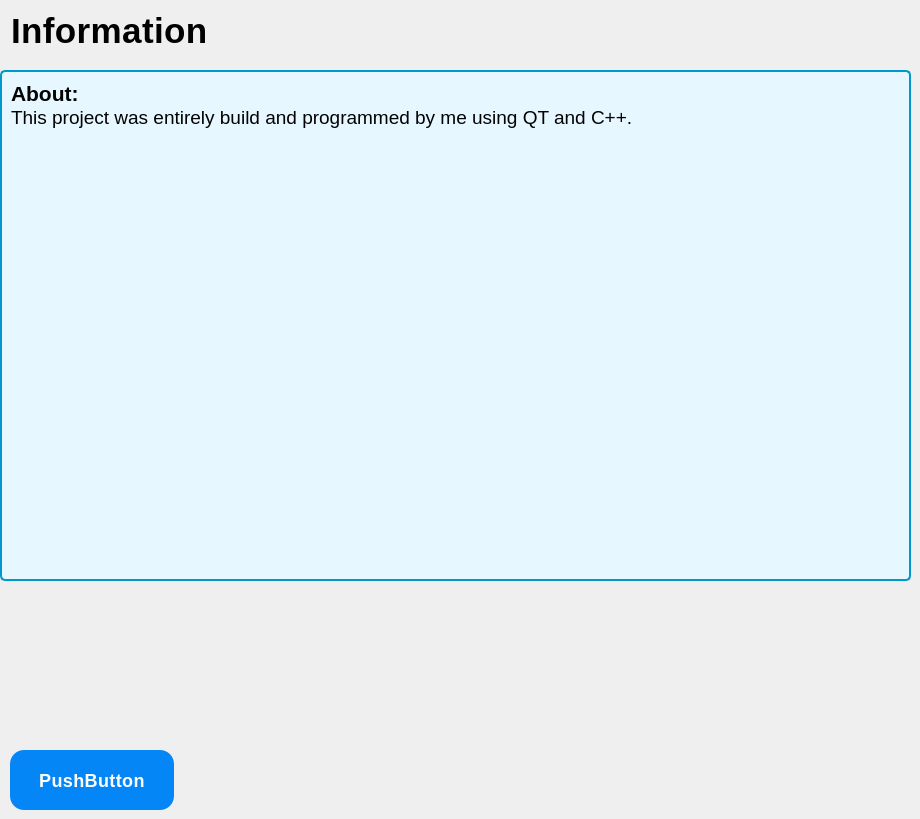
    <widget class="QWidget" name="page">
     <widget class="QPushButton" name="pushButton">
      <property name="geometry">
       <rect>
        <x>10</x>
        <y>750</y>
        <width>164</width>
        <height>60</height>
       </rect>
      </property>
      <property name="styleSheet">
       <string notr="true">QPushButton {
    background-color: #0586f7;  /* Royal blue with a hint of purple */
    color: white;
    font-family: &quot;San Francisco&quot;, &quot;Helvetica Neue&quot;, &quot;Segoe UI&quot;, &quot;Arial&quot;, sans-serif;
    font-size: 18px;
    font-weight: 600;
    padding: 10px 22px;
    border: none;
    border-radius: 14px;
    min-height: 40px;
    min-width: 120px;
    letter-spacing: 0.4px;
}

QPushButton:hover {
    background-color: #0267bf;  /* Slightly darker blue on hover */
    border: none;
}
QPushButton:pressed {
    background-color: #262f87;  /* Even deeper blue when pressed */
    border: none;
    padding-top: 11px;
    padding-bottom: 9px;
}

</string>
      </property>
      <property name="text">
       <string>PushButton</string>
      </property>
     </widget>
     <widget class="QLabel" name="label_2">
      <property name="geometry">
       <rect>
        <x>-20</x>
        <y>0</y>
        <width>251</width>
        <height>61</height>
       </rect>
      </property>
      <property name="styleSheet">
       <string notr="true">QLabel {
    color: black;
    font-family: &quot;San Francisco&quot;, &quot;Helvetica Neue&quot;, &quot;Segoe UI&quot;, &quot;Arial&quot;, sans-serif;
    font-size: 35px;
    font-weight: bold; /* Makes the font bold */
    font-weight: 600;
    padding: 10px 22px;
    border: none;
    border-radius: 14px;
    min-height: 40px;
    min-width: 120px;
    letter-spacing: 0.4px;
}
</string>
      </property>
      <property name="text">
       <string>Information</string>
      </property>
     </widget>
     <widget class="QTextEdit" name="textEdit">
      <property name="geometry">
       <rect>
        <x>0</x>
        <y>70</y>
        <width>911</width>
        <height>511</height>
       </rect>
      </property>
      <property name="styleSheet">
       <string notr="true">QTextEdit {
    background-color: #E6F7FF; /* Light blue background */
    border: 2px solid #0099CC; /* Blue border */
    border-radius: 5px; /* Rounded corners */
    color: #003366; /* Dark blue text color */
    padding: 5px; /* Padding inside the text edit */
    font: 14px &quot;Arial&quot;; /* Font style and size */
}

QTextEdit:hover {
    border: 2px solid #007ACC; /* Slightly darker blue on hover */
}

QTextEdit:focus {
    border: 2px solid #005B99; /* Even darker blue when focused */
    background-color: #D6EFFF; /* Slightly darker blue background */
}</string>
      </property>
      <property name="html">
       <string>&lt;!DOCTYPE HTML PUBLIC &quot;-//W3C//DTD HTML 4.0//EN&quot; &quot;http://www.w3.org/TR/REC-html40/strict.dtd&quot;&gt;
&lt;html&gt;&lt;head&gt;&lt;meta name=&quot;qrichtext&quot; content=&quot;1&quot; /&gt;&lt;meta charset=&quot;utf-8&quot; /&gt;&lt;style type=&quot;text/css&quot;&gt;
p, li { white-space: pre-wrap; }
hr { height: 1px; border-width: 0; }
li.unchecked::marker { content: &quot;\2610&quot;; }
li.checked::marker { content: &quot;\2612&quot;; }
&lt;/style&gt;&lt;/head&gt;&lt;body style=&quot; font-family:'Arial'; font-size:14px; font-weight:400; font-style:normal;&quot;&gt;
&lt;p style=&quot; margin-top:0px; margin-bottom:0px; margin-left:0px; margin-right:0px; -qt-block-indent:0; text-indent:0px;&quot;&gt;&lt;span style=&quot; font-family:'Segoe UI'; font-size:16pt; font-weight:700; color:#020202;&quot;&gt;About:&lt;/span&gt;&lt;/p&gt;
&lt;p style=&quot; margin-top:0px; margin-bottom:0px; margin-left:0px; margin-right:0px; -qt-block-indent:0; text-indent:0px;&quot;&gt;&lt;span style=&quot; font-family:'Segoe UI'; font-size:14pt; color:#020202;&quot;&gt;This project was entirely build and programmed by me using QT and C++. &lt;/span&gt;&lt;/p&gt;
&lt;p style=&quot;-qt-paragraph-type:empty; margin-top:0px; margin-bottom:0px; margin-left:0px; margin-right:0px; -qt-block-indent:0; text-indent:0px; font-family:'Segoe UI'; font-size:14pt; color:#020202;&quot;&gt;&lt;br /&gt;&lt;/p&gt;
&lt;p style=&quot;-qt-paragraph-type:empty; margin-top:0px; margin-bottom:0px; margin-left:0px; margin-right:0px; -qt-block-indent:0; text-indent:0px;&quot;&gt;&lt;br /&gt;&lt;/p&gt;
&lt;p style=&quot;-qt-paragraph-type:empty; margin-top:0px; margin-bottom:0px; margin-left:0px; margin-right:0px; -qt-block-indent:0; text-indent:0px; font-family:'Segoe UI'; font-size:14pt; color:#020202;&quot;&gt;&lt;br /&gt;&lt;/p&gt;
&lt;p style=&quot;-qt-paragraph-type:empty; margin-top:0px; margin-bottom:0px; margin-left:0px; margin-right:0px; -qt-block-indent:0; text-indent:0px; font-family:'Segoe UI'; font-size:9pt; color:#020202;&quot;&gt;&lt;br /&gt;&lt;/p&gt;
&lt;p style=&quot;-qt-paragraph-type:empty; margin-top:0px; margin-bottom:0px; margin-left:0px; margin-right:0px; -qt-block-indent:0; text-indent:0px; font-family:'Segoe UI'; font-size:14pt; color:#020202;&quot;&gt;&lt;br /&gt;&lt;/p&gt;&lt;/body&gt;&lt;/html&gt;</string>
      </property>
     </widget>
    </widget>
